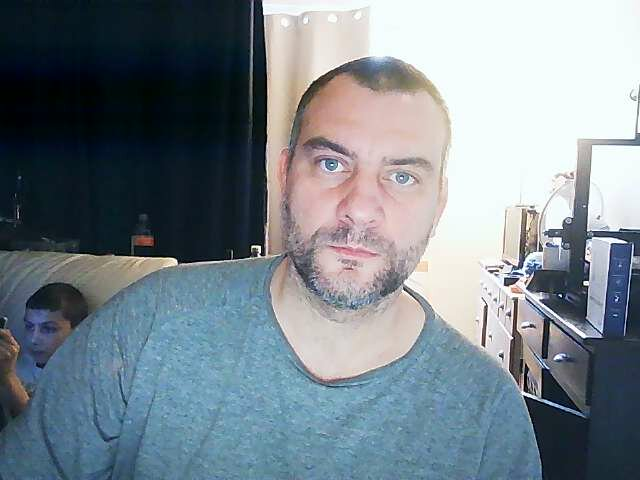
#> input picture Scripts/portrait.jpg, 640 x 480 px
$ python avatar.py
#> lines starting #> are read from the running program, lines starting #| are printed output that depends on the picture
import cv2
import numpy as np
frame = cv2.imread("portrait.jpg")
#> frame is the input picture: shape (480, 640, 3); mean B, G, R 140.6, 132.7, 121.4
grayscale = np.array(np.dot(frame[..., :3], [0.299, 0.587, 0.114]), dtype=np.uint8)
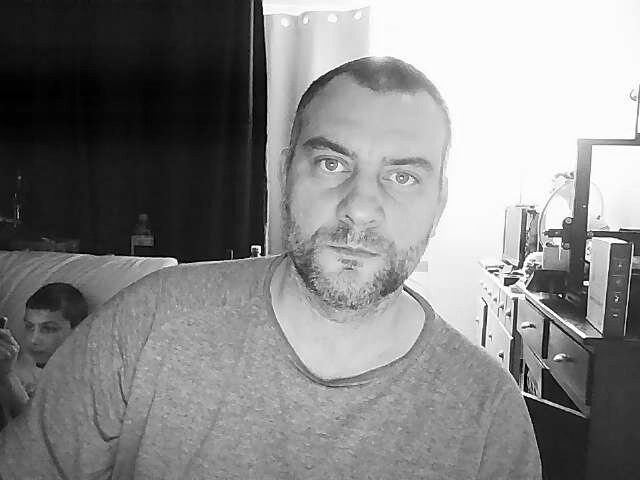
#> grayscale: shape (480, 640); min 0, max 254, mean 133.3
grayscale = np.stack((grayscale,) * 3, axis=-1)
#> grayscale: shape (480, 640, 3)
inverted_img = 255 - grayscale
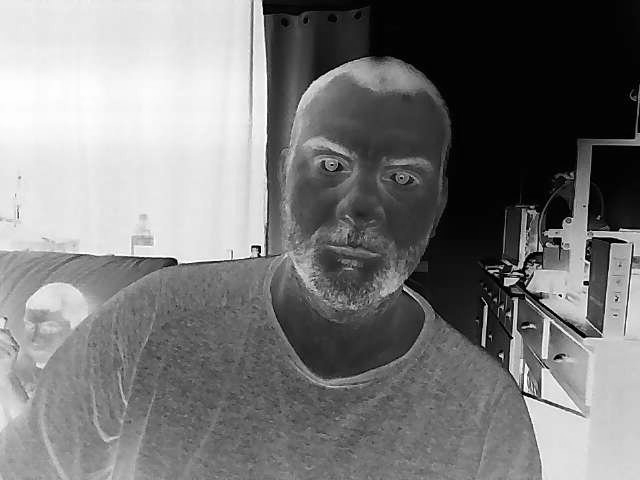
#> inverted_img: shape (480, 640, 3); min 1, max 255, mean 121.7
blur_img = cv2.GaussianBlur(inverted_img, ksize=(0, 0), sigmaX=5)
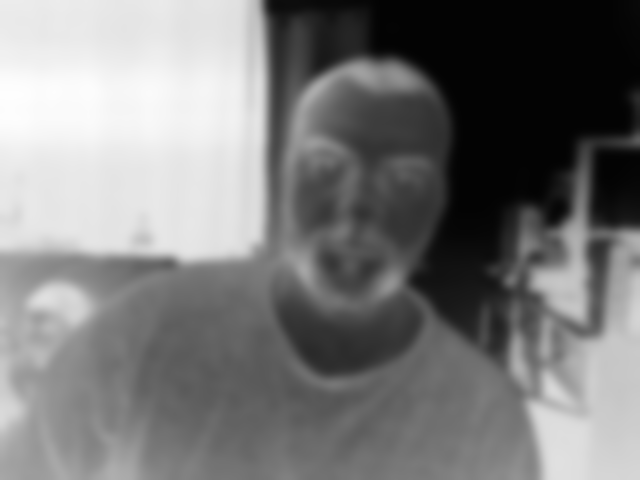
#> blur_img: shape (480, 640, 3); min 3, max 254, mean 121.7

class PencilSketch:
    """Apply pencil sketch effect to an image
    """
    # [67 lines left out: functions __init__, dodge, sharpen, __call__, not called in this run]
#> (the run stopped early here; a loop or call above may not have finished)
